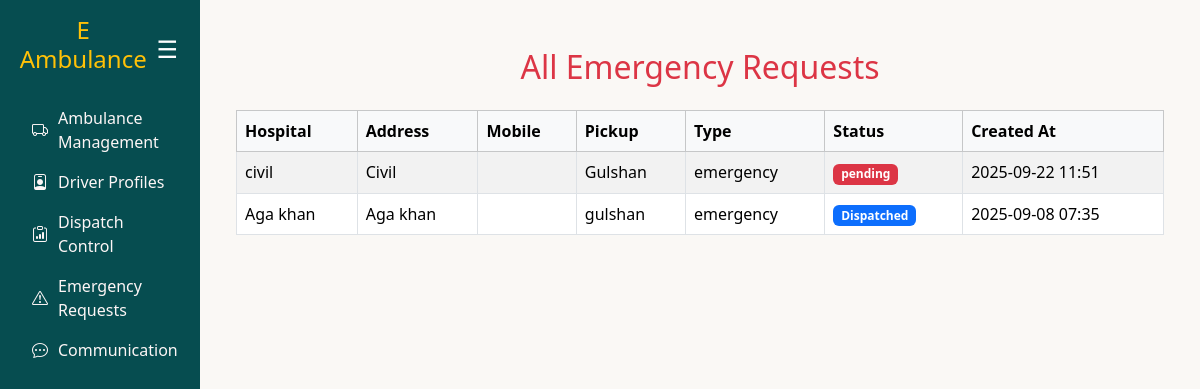
The page /emergency-requests/ on the database its author committed.
### ambulance/models.py (models this page shows, shortened)
class EmergencyRequest(models.Model):
    user = models.ForeignKey(User, on_delete=models.CASCADE)
    ambulance = models.ForeignKey(Ambulance, on_delete=models.CASCADE, null=True, blank=True)
    request_time = models.DateTimeField(auto_now_add=True)  # already hai
    expiry_time = models.DateTimeField(null=True, blank=True)
    created_at = models.DateTimeField(auto_now_add=True)  # 👈 yeh add karo
    status = models.CharField(
        max_length=20,
        choices=[
            ('pending', 'Pending'),
            ('accepted', 'Accepted'),
            ('completed', 'Completed'),
            ('expired', 'Expired'),
        ],
        default='pending'
    )
    pickup_address = models.CharField(max_length=255, null=True, blank=True)
    hospital_name = models.CharField(max_length=255, null=True, blank=True)
    hospital_address = models.CharField(max_length=255, null=True, blank=True)
    request_type = models.CharField(
        max_length=50,
        choices=[('emergency', 'Emergency'), ('normal', 'Normal')],
        default='emergency'
    )

### ambulance/views.py (the view)
# urls.py: path("emergency-requests/", views.emergency_request_list, name="emergency_request_list"),
def emergency_request_list(request):
    requests = EmergencyRequest.objects.all().order_by("-created_at")
    return render(request, "emergency_request_list.html", {"requests": requests})

### ambulance/templates/emergency_request_list.html
{% extends "base.html" %}
{% block content %}
<div class="container mt-4">
  <h2 class="text-center text-danger mb-4">All Emergency Requests</h2>
  <table class="table table-striped table-bordered">
    <thead class="table-light">
      <tr>
        <th>Hospital</th>
        <th>Address</th>
        <th>Mobile</th>
        <th>Pickup</th>
        <th>Type</th>
        <th>Status</th>
        <th>Created At</th>
      </tr>
    </thead>
    <tbody>
      {% for req in requests %}
      <tr>
        <td>{{ req.hospital_name }}</td>
        <td>{{ req.hospital_address }}</td>
        <td>{{ req.customer_mobile }}</td>
        <td>{{ req.pickup_address }}</td>
        <td>{{ req.request_type }}</td>
        <td>
          {% if req.status == "Approved" %}
            <span class="badge bg-success">{{ req.status }}</span>
          {% elif req.status == "Pending" %}
            <span class="badge bg-warning">{{ req.status }}</span>
          {% elif req.status == "Dispatched" %}
            <span class="badge bg-primary">{{ req.status }}</span>
          {% else %}
            <span class="badge bg-danger">{{ req.status }}</span>
          {% endif %}
        </td>
        <td>{{ req.created_at|date:"Y-m-d H:i" }}</td>
      </tr>
      {% endfor %}
    </tbody>
  </table>
</div>
{% endblock %}

### ambulance/templates/base.html (style rules this page uses)
:root { --brand:#cc924f; --brand-ink:#1a0c0c; --ink:#1f1f1f; --muted:#6b6b6b; --bg:#faf8f5; --card:#ffffff; --ring: rgba(204,146,79,.35); }
body { overflow-x: hidden; background: var(--bg); color: var(--ink); }

### rows shown on the page
EmergencyRequest: hospital_name "civil", hospital_address "Civil", pickup_address "Gulshan", request_type "emergency", status "pending", created_at "2025-09-22 11:51"
EmergencyRequest: hospital_name "Aga khan", hospital_address "Aga khan", pickup_address "gulshan", request_type "emergency", status "Dispatched", created_at "2025-09-08 07:35"
